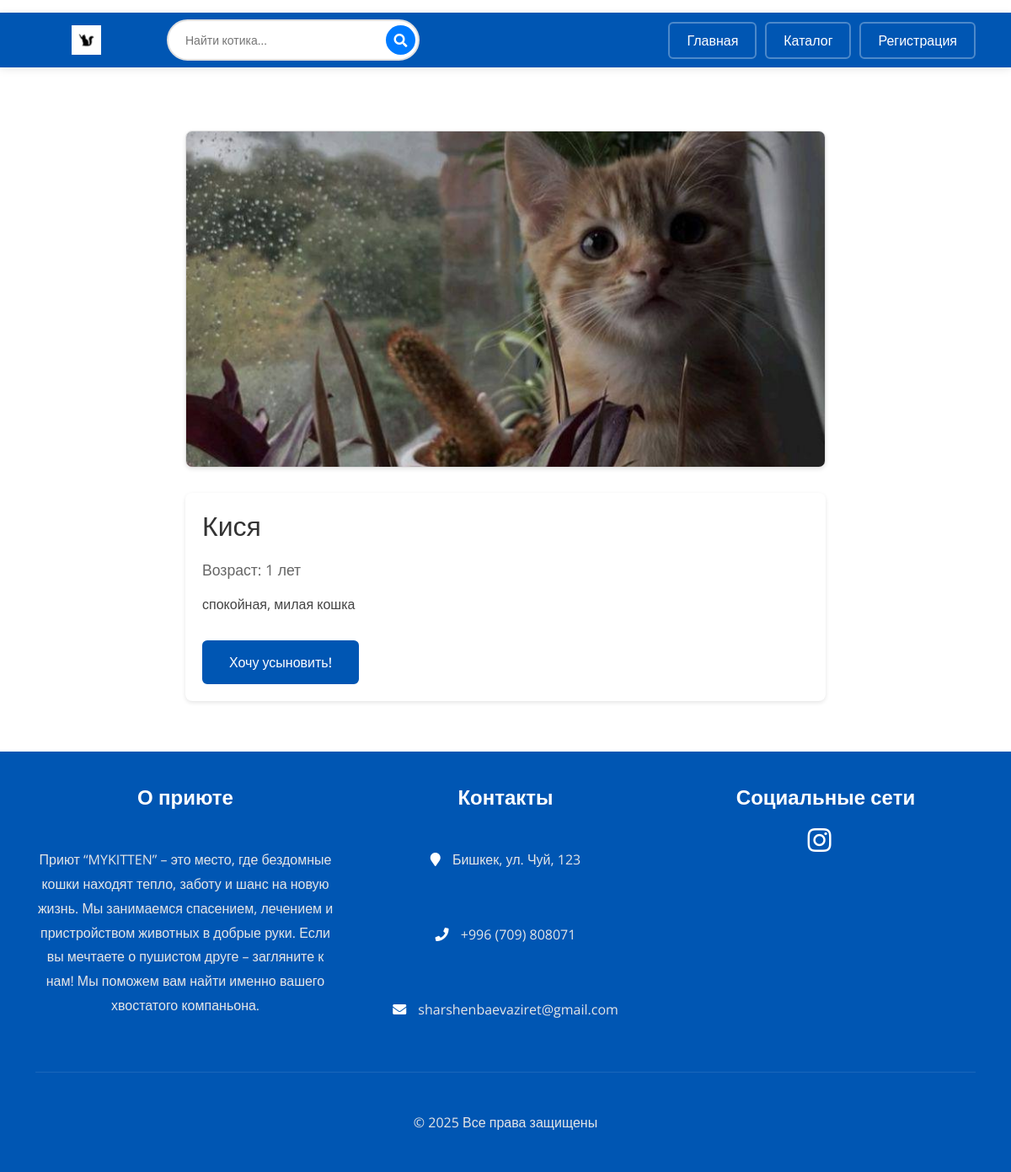
Page /cat/1/ on the committed database.
### main/models.py (models this page shows, shortened)
class Cat(models.Model):
    name = models.CharField('Имя', max_length=100)
    age = models.PositiveIntegerField('Возраст')
    breed = models.CharField('Порода', max_length=100, blank=True)
    color = models.CharField('Окрас', max_length=50)
    description = models.TextField('Описание')
    photo = models.ImageField('Фотография', upload_to='cats/', blank=True, null=True)
    health_status = models.TextField('Состояние здоровья')
    is_adopted = models.BooleanField('Усыновлен', default=False)

### main/views.py (the view)
# urls.py: path('cat/<int:cat_id>/', views.cat_detail, name='cat_detail'),
def cat_detail(request, cat_id):
    cat = get_object_or_404(Cat, id=cat_id)
    return render(request, 'main/cat_detail.html', {'cat': cat})

### main/templates/main/cat_detail.html (shortened to what this page needs)
{% extends 'base.html' %}
{% block content %}
<div class="cat-detail-container">
    <img src="{{ cat.photo.url }}" alt="{{ cat.name }}" class="cat-detail-image">
    <div class="cat-info">
        <h1 class="cat-name">{{ cat.name }}</h1>
        <p class="cat-age">Возраст: {{ cat.age }} лет</p>
        <p class="cat-description">{{ cat.description }}</p>
        {% if not cat.is_adopted %}
            <a href="{% url 'adopt_cat' cat.id %}" class="adopt-button">Хочу усыновить!</a>
        {% else %}
            <div class="adopted-message">
                <p>Этот котик уже нашел свой дом ❤️</p>
            </div>
        {% endif %}
    </div>
</div>
{% endblock %}

### static/css/style.css (style rules this page uses)
body { font-family: "Open Sans", sans-serif; color: #0c0c0c; background-color: #ffffff; overflow-x: hidden; }
a, a:hover, a:focus { text-decoration: none; }

### main/templates/main/cat_detail.html (style rules this page uses)
.cat-detail-container { max-width: 800px; margin: 40px auto; padding: 20px; }
.cat-detail-image { width: 100%; max-height: 400px; object-fit: cover; border-radius: 8px; border: 1px solid #ddd; box-shadow: 0 2px 5px rgba(0,0,0,0.1); }
.cat-info { margin-top: 30px; padding: 20px; background: white; border-radius: 8px; box-shadow: 0 2px 5px rgba(0,0,0,0.1); }
.cat-name { color: #333; margin-bottom: 20px; font-size: 2rem; }
.cat-age { color: #666; font-size: 1.1rem; margin-bottom: 15px; }
.cat-description { color: #444; line-height: 1.6; margin-bottom: 30px; }
.adopt-button { display: inline-block; padding: 12px 30px; background-color: #0056b3; color: white; text-decoration: none; border-radius: 6px; font-weight: 500; border: 2px solid #0056b3; transition: all 0.3s ease; }

### rows in the picture
Cat: photo (picture), name "Кися", age "1", description "спокойная, милая кошка"
